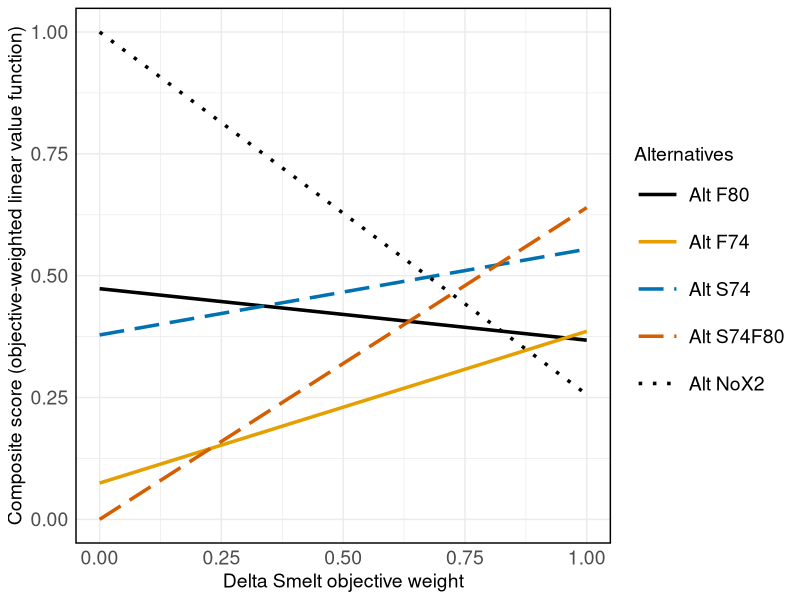
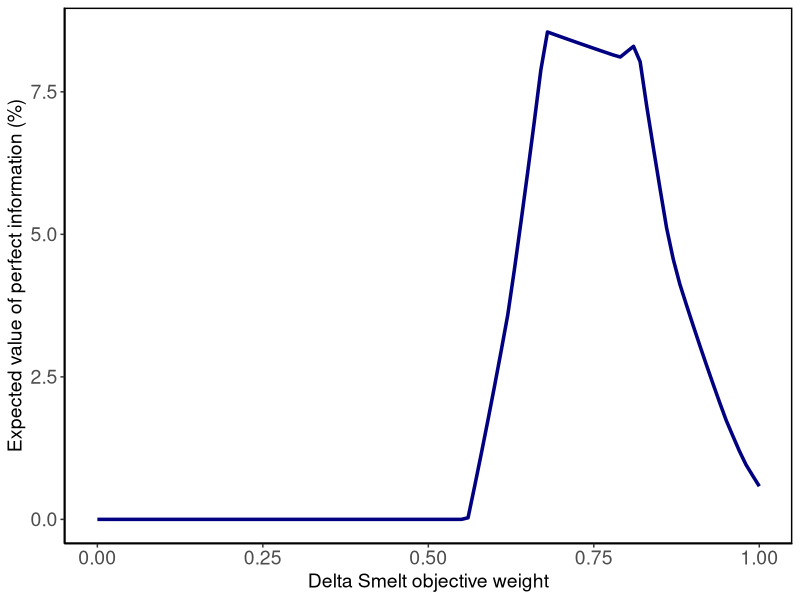
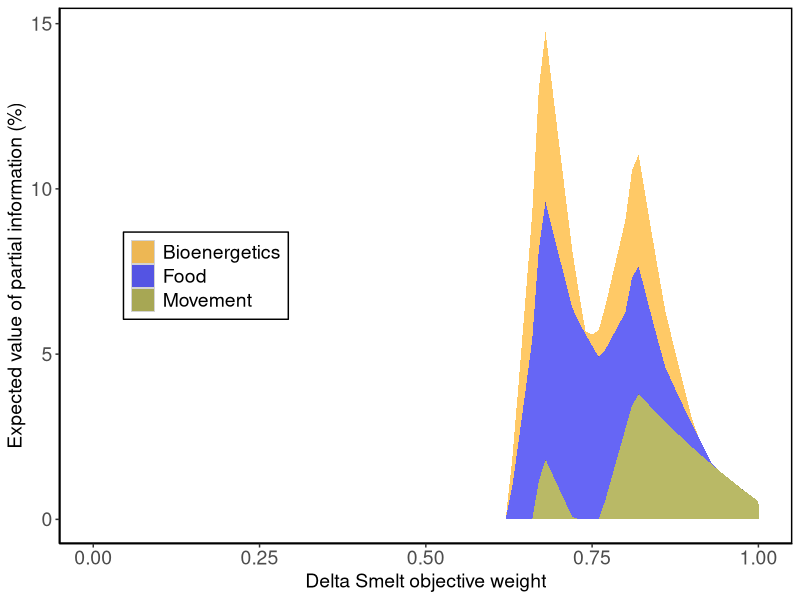
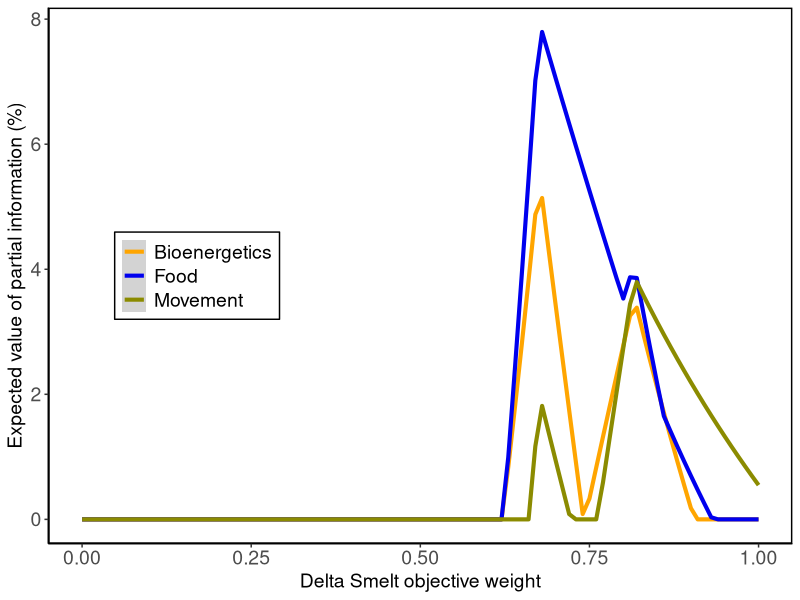
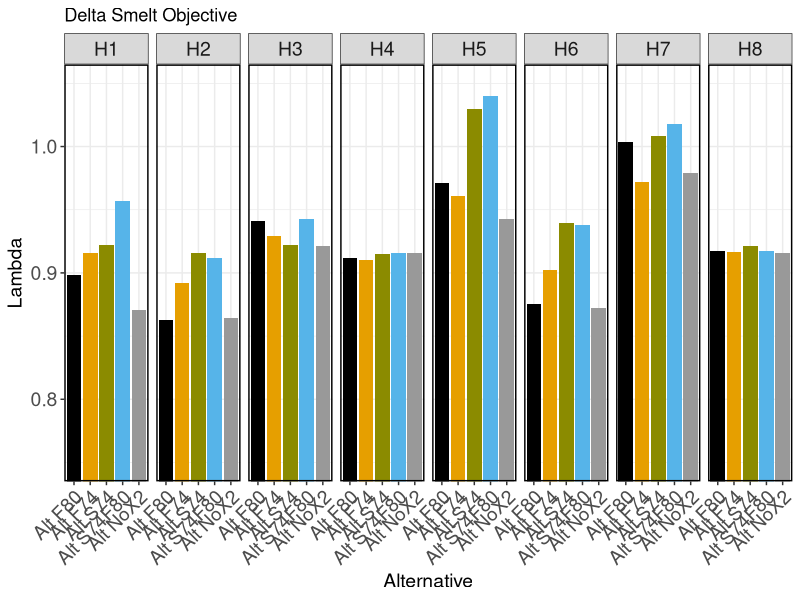
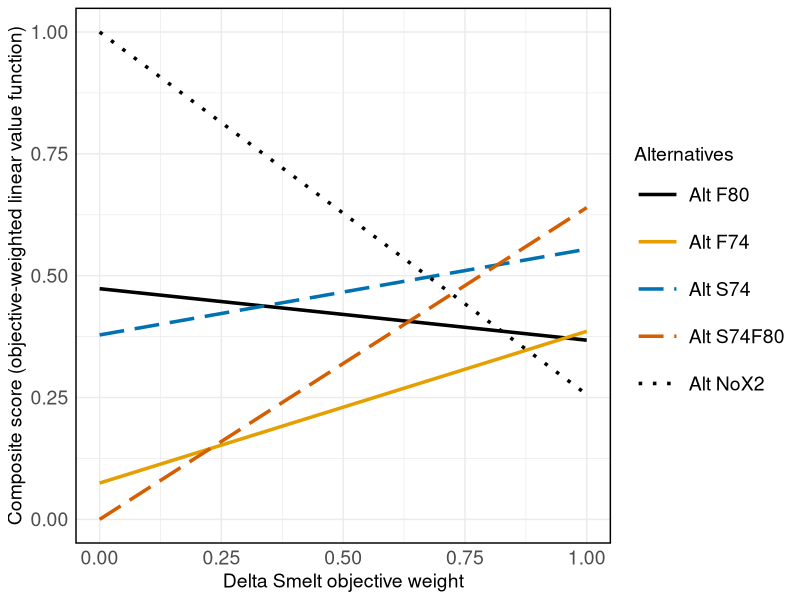
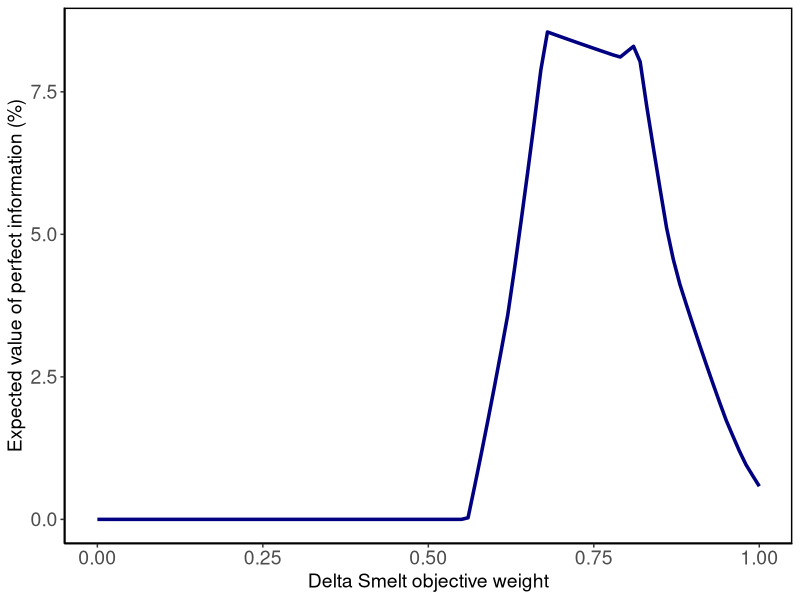
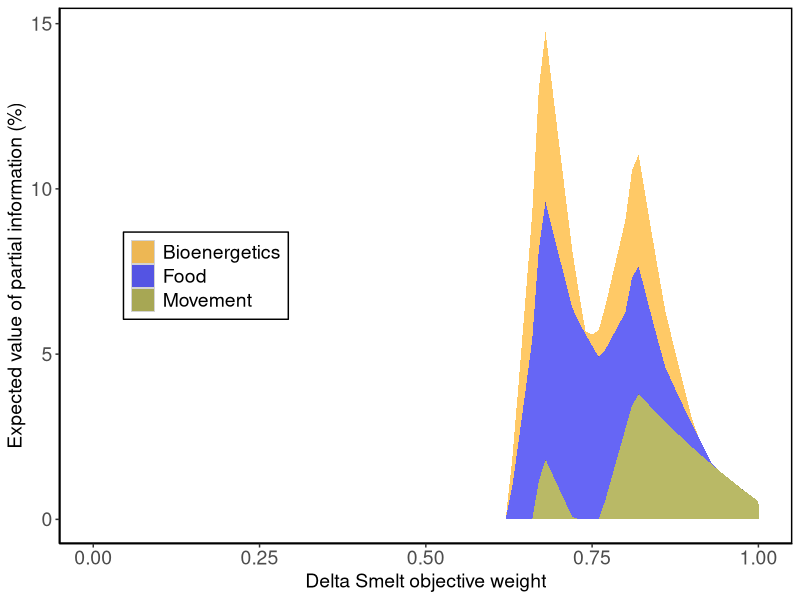

Recreate these plots in R, in order.
library(tidyverse)

setwd("C:/Users/bmahardja/Documents/GitHub/DeltaSmelt_SummerFallX2_VOI/Consequence_Table")

cons_table <- read.csv(file.path("Data","ConsequenceTable_2024-09-10.csv"))

# Standardize score based on local scale

dsm <- cons_table %>% filter(Objective=="DeltaSmelt") %>%
  mutate(std_score=(Score-min(Score))/(max(Score)-min(Score)))

water <- cons_table %>% filter(Objective=="WaterCost") %>%
  mutate(std_score=(max(Score)-Score)/(max(Score)-min(Score)))


# Hypothesis weights
cons_table_std <- bind_rows(dsm, water) %>% mutate(hypo_weight= case_when(Hypothesis == "H1" ~ 0.2875,
                                                                          Hypothesis == "H2" ~ 0.0875,
                                                                          Hypothesis == "H3" ~ 0.0875,
                                                                          Hypothesis == "H4" ~ 0.0375,
                                                                          Hypothesis == "H5" ~ 0.2875,
                                                                          Hypothesis == "H6" ~ 0.0875,
                                                                          Hypothesis == "H7" ~ 0.0875,
                                                                          Hypothesis == "H8" ~ 0.0375
                                                                          )) %>%
  mutate(score_hyp = hypo_weight*std_score) 

# Create dataset necessary for the line plot
line_plot_data <- cons_table_std %>% group_by(Alternatives,Objective) %>%
  summarise(comp_score = sum(score_hyp)) %>% mutate(fish_weight = case_when(Objective == "DeltaSmelt" ~ 1.0,
                                                                            Objective == "WaterCost" ~ 0))
# Define custom colors
custom_colors <- c("Alt F80" = "black","Alt F74" = "#E69F00", "Alt S74" = "#0072B2", "Alt S74F80"= "#D55E00","Alt NoX2" = "black","Alt NoFlow" = "black")
custom_line <- c("Alt F80" = "solid","Alt F74" = "solid", "Alt S74" = "longdash", "Alt S74F80"= "longdash","Alt NoX2" = "dotted","Alt NoFlow" = "dotted")

# Convert the 'Category' column to a factor with a specific order
line_plot_data$Alternatives <- factor(line_plot_data$Alternatives, levels = c("Alt F80", "Alt F74", "Alt S74",
                                                                                "Alt S74F80","Alt NoX2"))
# Change name for AFS
#levels(line_plot_data$Alternatives)[levels(line_plot_data$Alternatives) == "Alt NoX2"] <- "Alt NoFlow"


# Line plot
plot_scoreline <- ggplot(data=line_plot_data, aes(x=fish_weight, y=comp_score, color=Alternatives,linetype=Alternatives)) +
  geom_line(linewidth= 1.2) +
  theme_minimal()+
  labs(title = NULL,
       x = "Delta Smelt objective weight",
       y = "Composite score (objective-weighted linear value function)") +
  theme(axis.text = element_text(size = 14),  # Increase tick mark font size
  panel.border = element_rect(color = "black", fill = NA, linewidth = 1),
  legend.text=element_text(size=14),
  legend.title=element_text(size=14),
  axis.title.x = element_text(size=14),
  axis.title.y = element_text(size=14),
  legend.key.size = unit(1.2, "cm"))+
  scale_color_manual(values = custom_colors) +
  scale_linetype_manual(values = custom_line)
plot_scoreline

# Export plot
tiff(filename=file.path("Output","Figure_LinePlot_2Objectives.tiff"),
     type="cairo",
     units="in", 
     width=10, #10*1, 
     height=6, #22*1, 
     pointsize=5, #12, 
     res=300,
     compression="lzw")
plot_scoreline
dev.off()

######
# Expected Value of Perfect Information calculation


#####
# Initialize the results data frame
EVPI_results <- data.frame(fish_weight = numeric(), EVPI = numeric(), EV_uncertainty = numeric())

# Assuming cons_table_std is already defined and contains the necessary columns

# Define a function to calculate EVPI for a given fish weight
calculate_EVPI <- function(i) {
  cons_table_reconfig <- cons_table_std %>% 
    dplyr::select(Alternatives, Hypothesis, Objective, std_score, hypo_weight) %>% 
    spread(Objective, std_score) %>% 
    mutate(composite_score = (DeltaSmelt * i) + (WaterCost * (1 - i)))
  
  certainty_calc <- cons_table_reconfig %>% 
    group_by(Hypothesis) %>% 
    summarise(composite_score = max(composite_score), hypo_weight = mean(hypo_weight)) %>%
    mutate(hypothesis_score = composite_score * hypo_weight)
  
  EV_under_certainty <- sum(certainty_calc$hypothesis_score)
  
  uncertainty_calc <- cons_table_reconfig %>% 
    mutate(composite_score_hypo = hypo_weight * composite_score) %>% 
    group_by(Alternatives) %>% 
    summarise(composite_score = sum(composite_score_hypo))
  
  EV_under_uncertainty <- max(uncertainty_calc$composite_score)
  
  EV_PI <- EV_under_certainty - EV_under_uncertainty
  
  # Create a new row with the fish weight and EVPI results
  new_row <- data.frame(fish_weight = i,
                        EVPI = EV_PI, 
                        EV_uncertainty = EV_under_uncertainty)
  
  return(new_row)
}

# Use lapply to calculate EVPI for each fish weight
EVPI_results_list <- lapply(seq(0, 1, 0.01), calculate_EVPI)

# Combine the results into a single data frame
EVPI_results <- do.call(rbind, EVPI_results_list)

# Add percentage of value per Brian Healy's figure
EVPI_results <- EVPI_results %>% mutate(percent_EVPI = EVPI/EV_uncertainty*100)

#####
# Create plot for EVPI
plot_EVPI <- ggplot(EVPI_results, aes(x = fish_weight, y = percent_EVPI)) +
  geom_line(color = "navy", linewidth = 1.2) +  # Line color and thickness
  labs(title = NULL,
       x = "Delta Smelt objective weight",
       y = "Expected value of perfect information (%)") +
  theme_classic() +                          # Classic theme
  theme(axis.text = element_text(size = 14),  # Increase tick mark font size
        panel.border = element_rect(color = "black", fill = NA, linewidth = 1),
        legend.text=element_text(size=14),
        legend.title=element_text(size=14),
        axis.title.x = element_text(size=14),
        axis.title.y = element_text(size=14))
plot_EVPI

# Export plot
tiff(filename=file.path("Output","Figure_EVPI_2Objectives.tiff"),
     type="cairo",
     units="in", 
     width=8, #10*1, 
     height=6, #22*1, 
     pointsize=5, #12, 
     res=300,
     compression="lzw")
plot_EVPI
dev.off()

        
######
# Partial Expected Value of Perfect Information calculation

# Partial EVPI for resolving the food hypothesis

# Set up the data frame
EVPI_results_partial_food <- data.frame(fish_weight = numeric(),
                                        EVPI = numeric(), 
                                        Hypothesis = factor())

# Define a function to calculate partial EVPI for a given fish weight
calculate_partial_EVPI_food <- function(i) {
  cons_table_reconfig <- cons_table_std %>% 
    dplyr::select(Alternatives, Hypothesis, Objective, std_score, hypo_weight) %>% 
    spread(Objective, std_score) %>% 
    mutate(composite_score = (DeltaSmelt * i) + (WaterCost * (1 - i))) %>%
    # Create a new column that defines the food hypothesis
    mutate(Hypothesis_food = case_when(Hypothesis == "H1" ~ "Food",
                                       Hypothesis == "H2" ~ "Food",
                                       Hypothesis == "H3" ~ "No Food",
                                       Hypothesis == "H4" ~ "No Food",
                                       Hypothesis == "H5" ~ "Food",
                                       Hypothesis == "H6" ~ "Food",
                                       Hypothesis == "H7" ~ "No Food",
                                       Hypothesis == "H8" ~ "No Food"))
  
  partial_certainty_calc <- cons_table_reconfig %>% 
    group_by(Hypothesis_food, Alternatives) %>% 
    mutate(composite_score_hypo = hypo_weight * composite_score) %>%
    summarise(composite_score = sum(composite_score_hypo), 
              hypo_weight = sum(hypo_weight), .groups = 'drop') %>%
    # Remember to divide everything by the collapsed/combined hypothesis weights
    mutate(composite_score = composite_score / hypo_weight) %>% 
    ungroup() %>%
    group_by(Hypothesis_food) %>% 
    summarise(hypo_weight = mean(hypo_weight), 
              best_score = max(composite_score), .groups = 'drop') %>%
    mutate(score_for_EVPI = hypo_weight * best_score)
  
  EV_under_partial_certainty <- sum(partial_certainty_calc$score_for_EVPI)
  
  uncertainty_calc <- cons_table_reconfig %>% 
    mutate(composite_score_hypo = hypo_weight * composite_score) %>% 
    group_by(Alternatives) %>% 
    summarise(composite_score = sum(composite_score_hypo), .groups = 'drop')
  
  EV_under_uncertainty <- max(uncertainty_calc$composite_score)
  
  EVPI_partial_food <- EV_under_partial_certainty - EV_under_uncertainty
  
  # Create a new row with the fish weight and EVPI results
  new_row <- data.frame(fish_weight = i,
                        EVPI = EVPI_partial_food,
                        Hypothesis = "Food")
  
  return(new_row)
}

# Use lapply to calculate the partial EVPI for each fish weight
EVPI_results_list <- lapply(seq(0, 1, 0.01), calculate_partial_EVPI_food)

# Combine the results into a single data frame
EVPI_results_partial_food <- do.call(rbind, EVPI_results_list)


# Set up the data frame
EVPI_results_partial_movement <- data.frame(fish_weight = numeric(),
                                            EVPI = numeric(), 
                                            Hypothesis = factor())

# Define a function to calculate partial EVPI for a given fish weight
calculate_partial_EVPI_movement <- function(i) {
  cons_table_reconfig <- cons_table_std %>% 
    dplyr::select(Alternatives, Hypothesis, Objective, std_score, hypo_weight) %>% 
    spread(Objective, std_score) %>% 
    mutate(composite_score = (DeltaSmelt * i) + (WaterCost * (1 - i))) %>%
    # Create a new column that defines the movement hypothesis
    mutate(Hypothesis_movement = case_when(Hypothesis == "H1" ~ "Movement",
                                           Hypothesis == "H2" ~ "No Movement",
                                           Hypothesis == "H3" ~ "Movement",
                                           Hypothesis == "H4" ~ "No Movement",
                                           Hypothesis == "H5" ~ "Movement",
                                           Hypothesis == "H6" ~ "No Movement",
                                           Hypothesis == "H7" ~ "Movement",
                                           Hypothesis == "H8" ~ "No Movement"))
  
  partial_certainty_calc <- cons_table_reconfig %>% 
    group_by(Hypothesis_movement, Alternatives) %>% 
    mutate(composite_score_hypo = hypo_weight * composite_score) %>%
    summarise(composite_score = sum(composite_score_hypo), 
              hypo_weight = sum(hypo_weight), .groups = 'drop') %>%
    # Remember to divide everything by the collapsed/combined hypothesis weights
    mutate(composite_score = composite_score / hypo_weight) %>% 
    ungroup() %>%
    group_by(Hypothesis_movement) %>% 
    summarise(hypo_weight = mean(hypo_weight), 
              best_score = max(composite_score), .groups = 'drop') %>%
    mutate(score_for_EVPI = hypo_weight * best_score)
  
  EV_under_partial_certainty <- sum(partial_certainty_calc$score_for_EVPI)
  
  uncertainty_calc <- cons_table_reconfig %>% 
    mutate(composite_score_hypo = hypo_weight * composite_score) %>% 
    group_by(Alternatives) %>% 
    summarise(composite_score = sum(composite_score_hypo), .groups = 'drop')
  
  EV_under_uncertainty <- max(uncertainty_calc$composite_score)
  
  EVPI_partial_movement <- EV_under_partial_certainty - EV_under_uncertainty
  
  # Create a new row with the fish weight and EVPI results
  new_row <- data.frame(fish_weight = i,
                        EVPI = EVPI_partial_movement,
                        Hypothesis = "Movement")
  
  return(new_row)
}

# Use lapply to calculate the partial EVPI for each fish weight
EVPI_results_list_movement <- lapply(seq(0, 1, 0.01), calculate_partial_EVPI_movement)

# Combine the results into a single data frame
EVPI_results_partial_movement <- do.call(rbind, EVPI_results_list_movement)

# Add bioenergetic uncertainty

# Set up the data frame
EVPI_results_partial_bioenergetics <- data.frame(fish_weight = numeric(),
                                            EVPI = numeric(), 
                                            Hypothesis = factor())

# Define a function to calculate partial EVPI for a given fish weight
calculate_partial_EVPI_bioenergetics <- function(i) {
  cons_table_reconfig <- cons_table_std %>% 
    dplyr::select(Alternatives, Hypothesis, Objective, std_score, hypo_weight) %>% 
    spread(Objective, std_score) %>% 
    mutate(composite_score = (DeltaSmelt * i) + (WaterCost * (1 - i))) %>%
    # Create a new column that defines the movement hypothesis
    mutate(Hypothesis_bioenergetics = case_when(Hypothesis == "H1" ~ "IBMR_v1",
                                           Hypothesis == "H2" ~ "IBMR_v1",
                                           Hypothesis == "H3" ~ "IBMR_v1",
                                           Hypothesis == "H4" ~ "IBMR_v1",
                                           Hypothesis == "H5" ~ "IBMR_v2",
                                           Hypothesis == "H6" ~ "IBMR_v2",
                                           Hypothesis == "H7" ~ "IBMR_v2",
                                           Hypothesis == "H8" ~ "IBMR_v2"))
  
  partial_certainty_calc <- cons_table_reconfig %>% 
    group_by(Hypothesis_bioenergetics, Alternatives) %>% 
    mutate(composite_score_hypo = hypo_weight * composite_score) %>%
    summarise(composite_score = sum(composite_score_hypo), 
              hypo_weight = sum(hypo_weight), .groups = 'drop') %>%
    # Remember to divide everything by the collapsed/combined hypothesis weights
    mutate(composite_score = composite_score / hypo_weight) %>% 
    ungroup() %>%
    group_by(Hypothesis_bioenergetics) %>% 
    summarise(hypo_weight = mean(hypo_weight), 
              best_score = max(composite_score), .groups = 'drop') %>%
    mutate(score_for_EVPI = hypo_weight * best_score)
  
  EV_under_partial_certainty <- sum(partial_certainty_calc$score_for_EVPI)
  
  uncertainty_calc <- cons_table_reconfig %>% 
    mutate(composite_score_hypo = hypo_weight * composite_score) %>% 
    group_by(Alternatives) %>% 
    summarise(composite_score = sum(composite_score_hypo), .groups = 'drop')
  
  EV_under_uncertainty <- max(uncertainty_calc$composite_score)
  
  EVPI_partial_bioenergetics <- EV_under_partial_certainty - EV_under_uncertainty
  
  # Create a new row with the fish weight and EVPI results
  new_row <- data.frame(fish_weight = i,
                        EVPI = EVPI_partial_bioenergetics,
                        Hypothesis = "Bioenergetics")
  
  return(new_row)
}

# Use lapply to calculate the partial EVPI for each fish weight
EVPI_results_list_bioenergetics <- lapply(seq(0, 1, 0.01), calculate_partial_EVPI_bioenergetics)

# Combine the results into a single data frame
EVPI_results_partial_bioenergetics <- do.call(rbind, EVPI_results_list_bioenergetics)


# Combine the three datasets together
EVPI_results_combined <- bind_rows(EVPI_results_partial_food,EVPI_results_partial_movement,EVPI_results_partial_bioenergetics)

EVPI_results_combined <- EVPI_results_combined %>% left_join(EVPI_results %>% select(fish_weight,EV_uncertainty)) %>%
  mutate(percent_EVPI = EVPI/EV_uncertainty*100)

# Define custom colors
custom_colors <- c("Food" = "blue2", "Movement" = "yellow4", "Bioenergetics" = "orange")

# Stacked area chart
plot_partial_EVPI_stack <- ggplot(EVPI_results_combined, aes(x=fish_weight, y=percent_EVPI, fill=Hypothesis)) + 
  geom_area(alpha=0.6, position='stack') + 
   labs(title = NULL,
       x = "Delta Smelt objective weight",
       y = "Expected value of partial information (%)") +
  theme_classic() +                          # Classic theme 
  theme(axis.text = element_text(size = 14),
        panel.border = element_rect(color = "black", fill = NA, linewidth = 1),
        legend.text=element_text(size=14),
        legend.title=element_text(size=14),
        axis.title.x = element_text(size=14),
        axis.title.y = element_text(size=14))+
  theme(legend.title = element_blank(),      # Remove legend title
        legend.position = c(0.2, 0.5),            # Position the legend
        legend.background = element_rect(color = "black"), # Legend background
        legend.key = element_rect(fill = "lightgray")) + # Legend key color
  scale_fill_manual(values = custom_colors)  +   # Use a color palette
  scale_color_manual(values = custom_colors)

plot_partial_EVPI_stack

# Export plot
tiff(filename=file.path("Output","Figure_EVPI_partial_2Objectives_stack.tiff"),
     type="cairo",
     units="in", 
     width=8, #10*1, 
     height=6, #22*1, 
     pointsize=5, #12, 
     res=300,
     compression="lzw")
plot_partial_EVPI_stack
dev.off()

# Line plot
plot_partial_EVPI_line <- ggplot(EVPI_results_combined, aes(x=fish_weight, y=percent_EVPI, fill=Hypothesis)) + 
  #geom_area(alpha=0.6, position='stack') +  
  geom_line(aes(color=Hypothesis),size=1.4)+
  labs(title = NULL,
       x = "Delta Smelt objective weight",
       y = "Expected value of partial information (%)") +
  theme_classic() +                          # Classic theme 
  theme(axis.text = element_text(size = 14),
        panel.border = element_rect(color = "black", fill = NA, linewidth = 1),
        legend.text=element_text(size=14),
        legend.title=element_text(size=14),
        axis.title.x = element_text(size=14),
        axis.title.y = element_text(size=14))+
  theme(legend.title = element_blank(),      # Remove legend title
        legend.position = c(0.2, 0.5),            # Position the legend
  legend.background = element_rect(color = "black"), # Legend background
  legend.key = element_rect(fill = "lightgray")) + # Legend key color
  scale_fill_manual(values = custom_colors)  +   # Use a color palette
  scale_color_manual(values = custom_colors)

plot_partial_EVPI_line

# Export plot
tiff(filename=file.path("Output","Figure_EVPI_partial_2Objectives_line.tiff"),
     type="cairo",
     units="in", 
     width=8, #10*1, 
     height=6, #22*1, 
     pointsize=5, #12, 
     res=300,
     compression="lzw")
plot_partial_EVPI_line
dev.off()

#######
# Alternate way of showing data instead of consequence table
# Using bar chart

# Define custom colors
custom_colors_alt <- c("Alt F80" = "#000000", "Alt F74" = "#E69F00",
                       "Alt S74" = "yellow4" , "Alt S74F80" = "#56B4E9","Alt NoX2"= "#999999")

# Grab data for the water cost plot
data_plot_water <- cons_table %>% filter(Objective=="WaterCost"&Hypothesis=="H1") %>%
  select(-Hypothesis)

# Convert the 'Category' column to a factor with a specific order
data_plot_water$Alternatives <- factor(data_plot_water$Alternatives, levels = c("Alt F80", "Alt F74", "Alt S74",
                                                                                "Alt S74F80","Alt NoX2"))

# Change name for AFS
#levels(data_plot_water$Alternatives)[levels(data_plot_water$Alternatives) == "Alt NoX2"] <- "Alt NoFlow"

# Water cost plot
plot_bar_water <- ggplot(data_plot_water, aes(x=Alternatives, y=Score, fill=Alternatives)) +
  geom_bar(stat = "identity") +
  labs(title = "Water Cost Objective",
       x = "Alternative",
       y = "Thousand Acre Feet") + 
  scale_fill_manual(values = custom_colors_alt,guide="none")  +   # Use a color palette
  theme_bw() +                          # Classic theme 
  theme(axis.text = element_text(size = 14),
        panel.border = element_rect(color = "black", fill = NA, linewidth = 1),
        axis.title.x = element_text(size=14),
        axis.title.y = element_text(size=14))
#plot_bar_water

# Export plot
tiff(filename=file.path("Output","Figure_BarPlot_WaterObjective.tiff"),
     type="cairo",
     units="in", 
     width=8, #10*1, 
     height=5, #22*1, 
     pointsize=5, #12, 
     res=300,
     compression="lzw")
plot_bar_water
dev.off()

# Grab data for the delta smelt plot
data_plot_dsm <- dsm

# Convert the 'Category' column to a factor with a specific order
data_plot_dsm$Alternatives <- factor(data_plot_dsm$Alternatives, levels = c("Alt F80", "Alt F74", "Alt S74",
                                                                                "Alt S74F80","Alt NoX2"))
# Change name for AFS
#levels(data_plot_dsm$Alternatives)[levels(data_plot_dsm$Alternatives) == "Alt NoX2"] <- "Alt NoFlow"

# Delta Smelt obj plot
plot_bar_dsm <- ggplot(data_plot_dsm, aes(x=Alternatives, y=Score, fill=Alternatives)) +
  geom_bar(stat = "identity") +
  labs(title = "Delta Smelt Objective",
       x = "Alternative",
       y = "Lambda") + 
  facet_grid(cols = vars(Hypothesis)) +
  scale_fill_manual(values = custom_colors_alt,guide="none")  +   # Use a color palette
  theme_bw() +                          # Classic theme 
  coord_cartesian(ylim=c(0.75,1.05)) +
  theme(axis.text.y = element_text(size = 14),
        axis.text.x = element_text(size = 14,angle = 45, hjust = 1),
        panel.border = element_rect(color = "black", fill = NA, linewidth = 1),
        axis.title.x = element_text(size=14),
        axis.title.y = element_text(size=14),
        strip.text = element_text(size = 14))
plot_bar_dsm


# Export plot
tiff(filename=file.path("Output","Figure_BarPlot_DeltaSmeltObjective.tiff"),
     type="cairo",
     units="in", 
     width=12, #10*1, 
     height=6, #22*1, 
     pointsize=5, #12, 
     res=300,
     compression="lzw")
plot_bar_dsm
dev.off()













#################################
#Excess code DO NOT USE
# VOI
fish_weight <- 0.87

cons_table_reconfig <- cons_table_std %>% dplyr::select(Alternatives,Hypothesis,Objective,std_score,hypo_weight) %>% 
  spread(Objective,std_score) %>% mutate(composite_score = (DeltaSmelt*fish_weight)+(WaterCost*(1-fish_weight)) )

certainty_calc <- cons_table_reconfig %>% group_by(Hypothesis) %>% summarise(composite_score=max(composite_score),hypo_weight = mean(hypo_weight)) %>%
  mutate(hypothesis_score = composite_score*hypo_weight)

EV_under_certainty <- sum(certainty_calc$hypothesis_score)

uncertainty_calc <- cons_table_reconfig %>% mutate(composite_score_hypo = hypo_weight*composite_score) %>% group_by(Alternatives) %>% 
  summarise(composite_score = sum(composite_score_hypo))

EV_under_uncertainty <- max(uncertainty_calc$composite_score)

EVPI <- EV_under_certainty - EV_under_uncertainty

# Old code using for loop before switching to lapply
# Set up the data frame
EVPI_results <- data.frame(fish_weight = numeric(),
                           EVPI = numeric(), EV_uncertainty=numeric())
# Loop function across objective weights
for (i in seq(0, 1, 0.01)) {
  cons_table_reconfig <- cons_table_std %>% dplyr::select(Alternatives,Hypothesis,Objective,std_score,hypo_weight) %>% 
    spread(Objective,std_score) %>% mutate(composite_score = (DeltaSmelt*i)+(WaterCost*(1-i)) )
  
  certainty_calc <- cons_table_reconfig %>% group_by(Hypothesis) %>% summarise(composite_score=max(composite_score),hypo_weight = mean(hypo_weight)) %>%
    mutate(hypothesis_score = composite_score*hypo_weight)
  
  EV_under_certainty <- sum(certainty_calc$hypothesis_score)
  
  uncertainty_calc <- cons_table_reconfig %>% mutate(composite_score_hypo = hypo_weight*composite_score) %>% group_by(Alternatives) %>% 
    summarise(composite_score = sum(composite_score_hypo))
  
  EV_under_uncertainty <- max(uncertainty_calc$composite_score)
  
  EV_PI <- EV_under_certainty - EV_under_uncertainty
  
  # Create a new row with the iteration number, value, and calculation description
  new_row <- data.frame(fish_weight = i,
                        EVPI = EV_PI, EV_uncertainty=EV_under_uncertainty)
  
  # Append the new row to the results data frame
  EVPI_results <- rbind(EVPI_results, new_row)
}

# Add percentage of value per Brian Healy's figure
EVPI_results <- EVPI_results %>% mutate(percent_EVPI = EVPI/EV_uncertainty*100)

#####
# Food only
fish_weight <- 0.2

cons_table_reconfig <- cons_table_std %>% dplyr::select(Alternatives,Hypothesis,Objective,std_score,hypo_weight) %>% 
  spread(Objective,std_score) %>% mutate(composite_score = (DeltaSmelt*fish_weight)+(WaterCost*(1-fish_weight)) ) %>%
  # Create a new column that defines the food hypothesis
  mutate(Hypothesis_food = case_when(Hypothesis == "H1" ~ "Food",
                                     Hypothesis == "H2" ~ "Food",
                                     Hypothesis == "H3" ~ "No Food",
                                     Hypothesis == "H4" ~ "No Food"))

partial_certainty_calc <- cons_table_reconfig %>% group_by(Hypothesis_food,Alternatives) %>% mutate(composite_score_hypo = hypo_weight*composite_score) %>%
  summarise(composite_score = sum(composite_score_hypo),hypo_weight=sum(hypo_weight)) %>% mutate(composite_score=composite_score/hypo_weight) %>% ungroup() %>%
  group_by(Hypothesis_food) %>% summarise(hypo_weight=mean(hypo_weight),best_score=max(composite_score)) %>% 
  mutate(score_for_EVPI = hypo_weight*best_score)

EV_under_partial_certainty <- sum(partial_certainty_calc$score_for_EVPI)

uncertainty_calc <- cons_table_reconfig %>% mutate(composite_score_hypo = hypo_weight*composite_score) %>% group_by(Alternatives) %>% 
  summarise(composite_score = sum(composite_score_hypo))

EV_under_uncertainty <- max(uncertainty_calc$composite_score)

EVPI_partial_food <- EV_under_partial_certainty - EV_under_uncertainty
EV_under_partial_certainty - EV_under_uncertainty


# Partial EVPI for resolving the movement hypothesis
# Set up the data frame
EVPI_results_partial_movement <- data.frame(fish_weight = numeric(),
                                            EVPI = numeric(), Hypothesis = factor())

# Loop function across objective weights
for (i in seq(0, 1, 0.01)) {
  cons_table_reconfig <- cons_table_std %>% dplyr::select(Alternatives,Hypothesis,Objective,std_score,hypo_weight) %>% 
    spread(Objective,std_score) %>% mutate(composite_score = (DeltaSmelt*i)+(WaterCost*(1-i)) ) %>%
    # Create a new column that defines the food hypothesis
    mutate(Hypothesis_movement = case_when(Hypothesis == "H1" ~ "Movement",
                                           Hypothesis == "H2" ~ "No Movement",
                                           Hypothesis == "H3" ~ "Movement",
                                           Hypothesis == "H4" ~ "No Movement"))
  
  partial_certainty_calc <- cons_table_reconfig %>% group_by(Hypothesis_movement,Alternatives) %>% mutate(composite_score_hypo = hypo_weight*composite_score) %>%
    summarise(composite_score = sum(composite_score_hypo),hypo_weight=sum(hypo_weight)) %>% 
    # Remember to divide everything by the collapsed/combined hypothesis weights
    mutate(composite_score=composite_score/hypo_weight) %>% ungroup() %>%
    group_by(Hypothesis_movement) %>% summarise(hypo_weight=mean(hypo_weight),best_score=max(composite_score)) %>% 
    mutate(score_for_EVPI = hypo_weight*best_score)
  
  EV_under_partial_certainty <- sum(partial_certainty_calc$score_for_EVPI)
  
  uncertainty_calc <- cons_table_reconfig %>% mutate(composite_score_hypo = hypo_weight*composite_score) %>% group_by(Alternatives) %>% 
    summarise(composite_score = sum(composite_score_hypo))
  
  EV_under_uncertainty <- max(uncertainty_calc$composite_score)
  
  EVPI_partial_movement <- EV_under_partial_certainty - EV_under_uncertainty
  
  # Create a new row with the iteration number, value, and calculation description
  new_row <- data.frame(fish_weight = i,
                        EVPI = EVPI_partial_movement,
                        Hypothesis = "Movement")
  
  # Append the new row to the results data frame
  EVPI_results_partial_movement <- rbind(EVPI_results_partial_movement, new_row)
}



